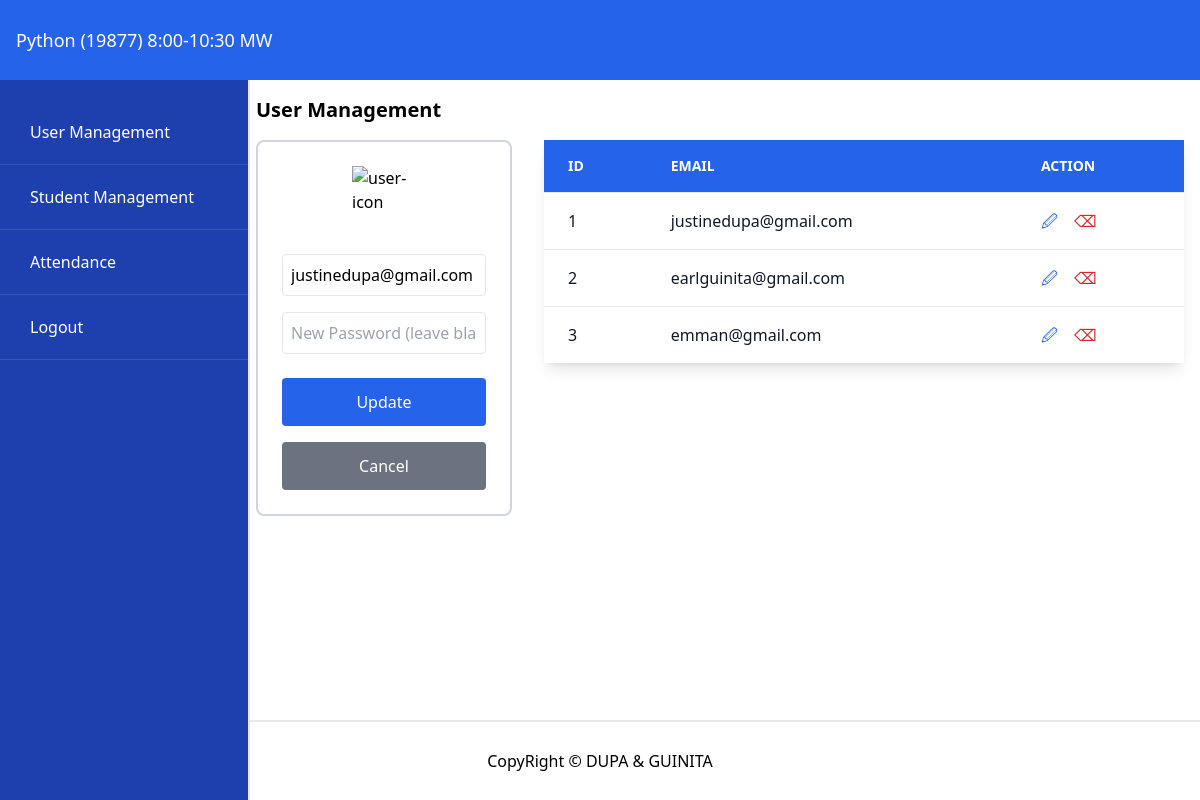
The page /update_admin/1 on the database its author committed.
### tables this page shows
CREATE TABLE admin(
id integer primary key autoincrement,
email varchar(50) unique,
password varchar(25));

### app.py (the view, shortened to what this page needs)
@app.route("/update_admin/<int:id>", methods=['GET', 'POST'])
def update_admin(id):
    admin_record = getRecord("admin", id=id)
    if not admin_record:
        flash("Admin not found.", "error")
        return redirect(url_for('admin'))
    admin_record = admin_record[0]
    admins = getAll('admin')
    return render_template('admin.html', admin=admin_record, adminlist=admins)

### db/dbhelper.py (called while the page is built)
def getProcess(sql, vals) -> list:
    conn = connect(database)
    conn.row_factory = Row
    cursor = conn.cursor()
    cursor.execute(sql, vals)
    data = cursor.fetchall()
    cursor.close()
    conn.close()
    return data

def getAll(table) -> list:
    sql = f"SELECT * FROM {table}"
    return getProcess(sql, [])

def getRecord(table, **kwargs) -> list:
    keys = list(kwargs.keys())
    vals = list(kwargs.values())
    flds = []
    for key in keys:
        flds.append(f"{key} =?")
    fields = " AND ".join(flds)
    sql = f"SELECT * FROM {table} WHERE {fields}"
    return getProcess(sql, vals)

### templates/admin.html (shortened to what this page needs)
<!DOCTYPE html>
<html lang="en">
  <head>
    <script src="https://cdn.tailwindcss.com"></script>
    <link rel="stylesheet" href="../static/css/style.css" />
  </head>
  <body>
    <header
      class="w-full h-[10vh] min-h-[60px] flex items-center bg-blue-600 px-4 fixed top-0 left-0 z-50"
    >
      <p class="text-white text-sm sm:text-base md:text-lg">
        Python (19877) 8:00-10:30 MW
      </p>
    </header>
    <aside id="sidebar">
      <a href="{{ url_for('admin') }}">User Management</a>
      <a href="{{ url_for('dashboard') }}">Student Management</a>
      <a href="{{ url_for('attendance')}}">Attendance</a>
      <a href="{{ url_for('signin') }}">Logout</a>
    </aside>
    <div class="content-wrapper">
      <div class="hidden lg:flex h-full">
        <div class="w-[30%] p-4 overflow-y-auto">
          <p class="text-xl font-semibold text-black mb-4">User Management</p>
          <div class="bg-white border-2 border-gray-300 rounded-lg p-6">
            <div class="w-full flex justify-center mb-6">
              <img
                src="https://cdn-icons-png.flaticon.com/512/3135/3135715.png"
                alt="user-icon"
                class="w-16 h-16"
              />
            </div>
            <form
              method="POST"
              action="{% if admin %}{{ url_for('update_admin', id=admin['id']) }}{% else %}{{ url_for('add_admin') }}{% endif %}"
              class="w-full flex flex-col gap-4"
            >
              <input
                type="email"
                name="email"
                value="{% if admin %}{{ admin['email'] }}{% endif %}"
                class="border p-2 rounded w-full focus:outline-none focus:ring-2 focus:ring-blue-500"
                placeholder="Email"
                required
              />
              <input
                type="password"
                name="password"
                class="border p-2 rounded w-full focus:outline-none focus:ring-2 focus:ring-blue-500"
                placeholder="{% if admin %}New Password (leave blank to keep current){% else %}Password{% endif %}"
              />
              <button
                type="submit"
                class="w-full h-12 text-white rounded bg-blue-600 hover:bg-blue-700 mt-2"
              >
                {% if admin %}Update{% else %}Save{% endif %}
              </button>
              {% if admin %}
              <a
                href="{{ url_for('admin') }}"
                class="w-full h-12 leading-12 text-white rounded bg-gray-500 hover:bg-gray-600 flex justify-center items-center"
              >
                Cancel
              </a>
              {% endif %}
            </form>
          </div>
        </div>
        <div class="w-[70%] p-4 overflow-y-auto">
          <div class="bg-white rounded-lg shadow-lg">
            <div class="overflow-x-auto lg:mt-11">
              <table class="min-w-full divide-y divide-gray-200">
                <thead class="bg-blue-600">
                  <tr>
                    <th
                      class="px-6 py-4 text-left text-sm font-semibold text-white uppercase"
                    >
                      ID
                    </th>
                    <th
                      class="px-6 py-4 text-left text-sm font-semibold text-white uppercase"
                    >
                      EMAIL
                    </th>
                    <th
                      class="px-6 py-4 text-left text-sm font-semibold text-white uppercase"
                    >
                      ACTION
                    </th>
                  </tr>
                </thead>
                <tbody class="bg-white divide-y divide-gray-200">
                  {% if adminlist %} {% for adm in adminlist %}
                  <tr>
                    <td class="px-6 py-4 text-base text-gray-900">
                      {{ adm['id'] }}
                    </td>
                    <td class="px-6 py-4 text-base text-gray-900">
                      {{ adm['email'] }}
                    </td>
                    <td class="px-6 py-4 text-base">
                      <a
                        href="{{ url_for('update_admin', id=adm['id']) }}"
                        class="text-blue-600 hover:text-blue-800 mr-3 font-medium"
                        >&#128393;</a
                      >
                      <a
                        href="{{ url_for('delete_admin', id=adm['id']) }}"
                        onclick="return confirm('Are you sure you want to delete this admin?')"
                        class="text-red-600 hover:text-red-800 font-medium"
                        >&#9003;</a
                      >
                    </td>
                  </tr>
                  {% endfor %} {% else %}
                  <tr>
                    <td colspan="4" class="px-6 py-4 text-center text-gray-500">
                      No admins found
                    </td>
                  </tr>
                  {% endif %}
                </tbody>
              </table>
            </div>
          </div>
        </div>
      </div>
    </div>
    <footer
      class="w-full h-[10vh] min-h-[60px] flex justify-center items-center border-t-2 border-t-gray-200 fixed bottom-0 left-0 bg-white z-40"
    >
      <p class="text-xs sm:text-sm md:text-base text-center">
        CopyRight &copy; DUPA & GUINITA
      </p>
    </footer>
  </body>
</html>

### static/css/style.css (style rules this page uses)
html, body { width: 100%; height: 100%; padding: 0; margin: 0; }
#sidebar { position: fixed; top: 10vh; left: -300px; width: 280px; height: calc(90vh - 10vh); background-color: #1e40af; transition: left 0.3s ease; z-index: 50; padding-top: 20px; box-shadow: 2px 0 10px rgba(0, 0, 0, 0.3); overflow-y: auto; }
#sidebar a { display: block; color: white; padding: 20px 30px; text-decoration: none; font-size: 16px; transition: background-color 0.3s ease; border-bottom: 1px solid rgba(255, 255, 255, 0.1); }
.content-wrapper { position: fixed; top: 10vh; left: 0; right: 0; bottom: 10vh; overflow-y: auto; }
@media (min-width: 1024px) { #sidebar { position: fixed; left: 0; width: 20%; min-width: 250px; top: 10vh; height: calc(90vh); box-shadow: none; border-right: 2px solid #e5e7eb; } }
@media (min-width: 1024px) { .content-wrapper { left: 20%; } }

### rows shown on the page
admin: email "justinedupa@gmail.com", id "1"
admin: id "2", email "earlguinita@gmail.com"
admin: id "3", email "emman@gmail.com"
